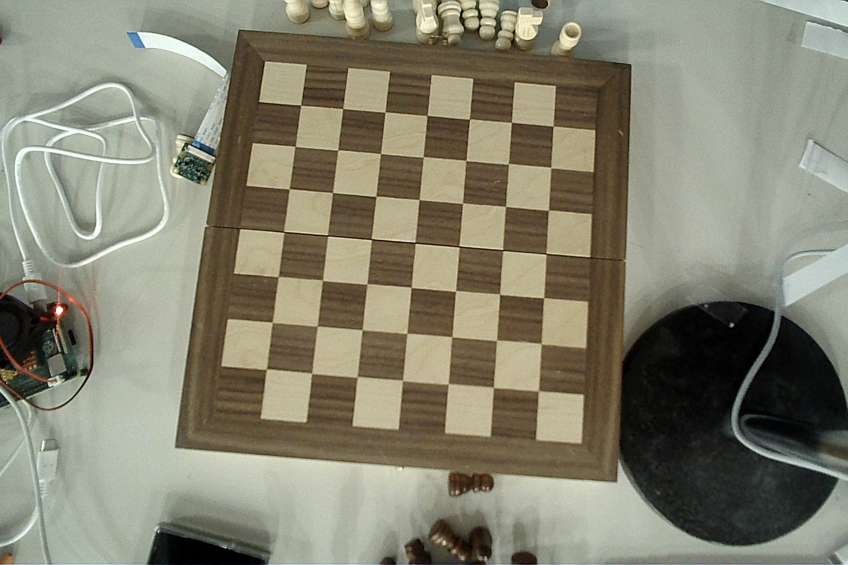
#> input picture empty_test.jpg, 2542 x 1694 px (shown at 1/3 size)
$ jupyter execute --allow-errors tileScan.ipynb
#> lines starting #> are read from the running program, lines starting #| are printed output that depends on the picture; after the words box and inside, x2 and y2 are one past the last pixel; in counts of white or black regions, pixels touching at a corner belong together
[cell 1]
import numpy as np
import cv2 as cv
import glob
import matplotlib.pyplot as plt
from PIL import Image
import math

[cell 2]
img = cv.imread("empty_test.jpg")
#> img is the input picture: shape (1694, 2542, 3); mean B, G, R 112.3, 130.4, 132.4
plt.imshow(img)
# (thresh, img) = cv2.threshold(img, 128, 255, cv2.THRESH_BINARY | cv2.THRESH_OTSU)
lwr = np.array([0, 0, 143])
upr = np.array([179, 61, 252])
hsv = cv.cvtColor(img, cv.COLOR_BGR2HSV)
#> hsv: shape (1694, 2542, 3); mean H, S, V 37.2, 55.7, 136.1
# msk = cv2.inRange(hsv, lwr, upr)
# plt.imshow(hsv)

[cell 3]
image = cv.imread('empty_test.jpg', cv.IMREAD_GRAYSCALE)
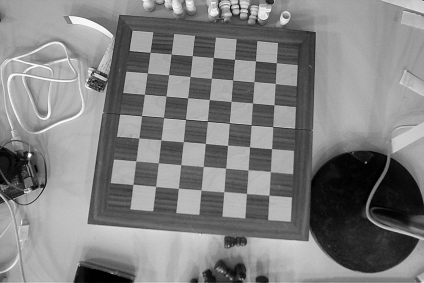
#> image: shape (1694, 2542) (shown at 1/6 size); min 0, max 255, mean 128.9
img = image.copy()
assert img is not None, "file could not be read, check with os.path.exists()"
img = cv.medianBlur(img,5)
#> img: shape (1694, 2542)

ret,th1 = cv.threshold(img,127,255,cv.THRESH_BINARY)
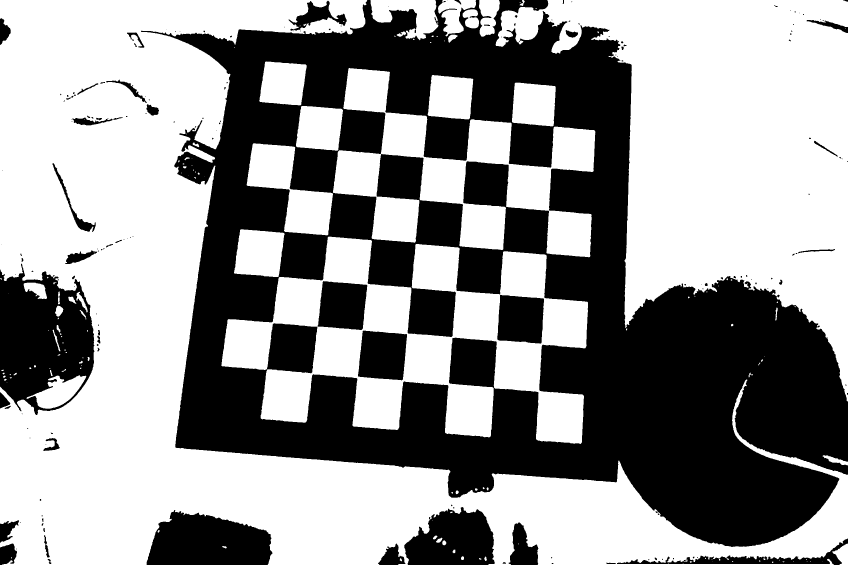
#> th1: shape (1694, 2542) (shown at 1/3 size); 58.9% white; 178 black regions (102 under 20 px), largest, box (x1, y1, x2, y2) and area: (423, 0, 2542, 1641) 1501208, (0, 791, 283, 1245) 84830, (440, 1530, 817, 1694) 47075
th2 = cv.adaptiveThreshold(img,255,cv.ADAPTIVE_THRESH_MEAN_C,\
 cv.THRESH_BINARY,11,2)
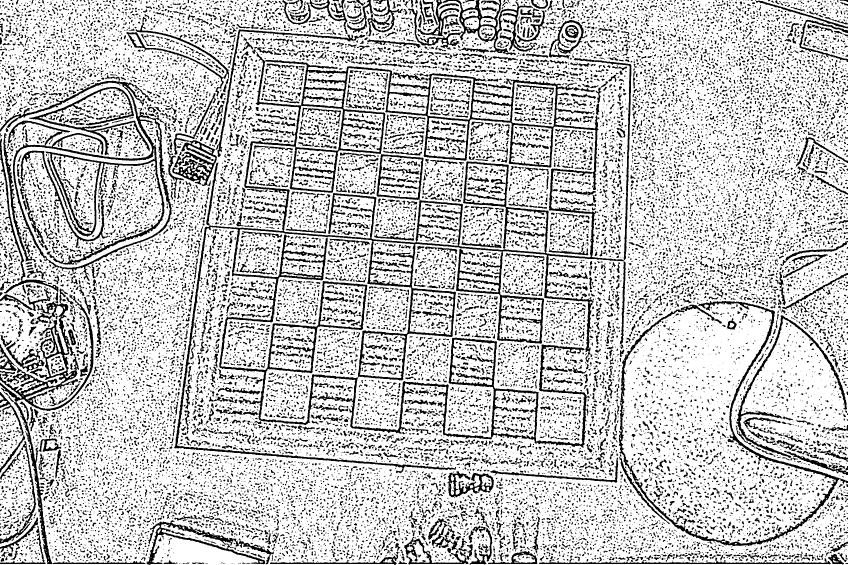
#> th2: shape (1694, 2542) (shown at 1/3 size); 77.6% white; 27040 black regions (17646 under 20 px), largest, box (x1, y1, x2, y2) and area: (522, 156, 1894, 1420) 146020, (0, 242, 520, 843) 29956, (0, 416, 280, 1693) 26935
th3 = cv.adaptiveThreshold(img,255,cv.ADAPTIVE_THRESH_GAUSSIAN_C,\
 cv.THRESH_BINARY,11,2)
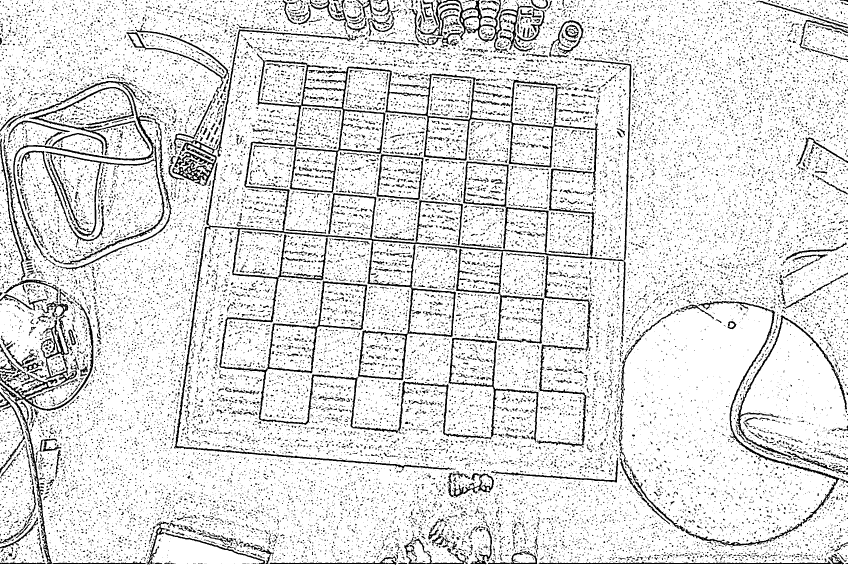
#> th3: shape (1694, 2542) (shown at 1/3 size); 86.9% white; 32949 black regions (29314 under 20 px), largest, box (x1, y1, x2, y2) and area: (522, 157, 1894, 1418) 98167, (0, 416, 280, 1692) 20871, (0, 243, 494, 797) 13510

titles = ['Original Image', 'Global Thresholding (v = 127)',
 'Adaptive Mean Thresholding', 'Adaptive Gaussian Thresholding']
images = [img, th1, th2, th3]

i=1
plt.imshow(th1,'gray')
plt.title("Global")
plt.xticks([]),plt.yticks([])
plt.show()
# plt.imshow(th1)

[cell 4]
krn = cv.getStructuringElement(cv.MORPH_RECT, (50, 30))
dlt = cv.dilate(th1, krn, iterations=5)
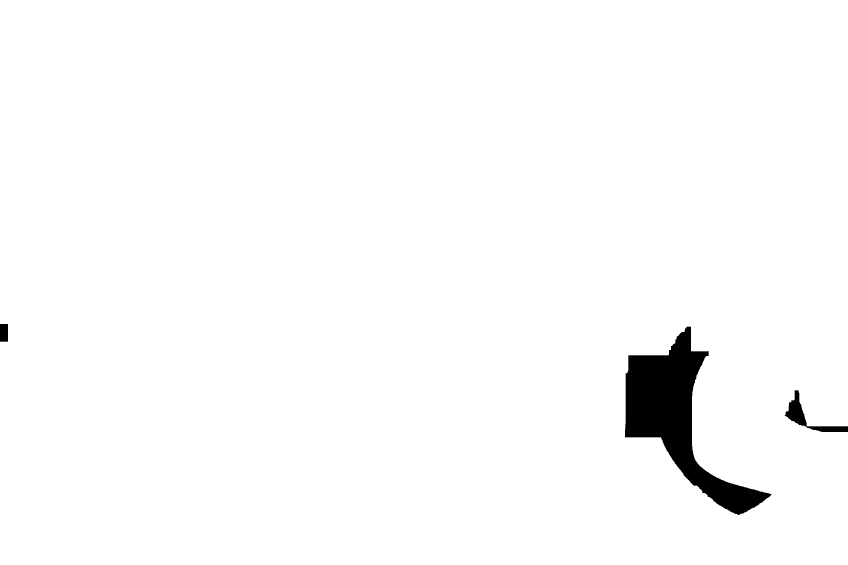
#> dlt: shape (1694, 2542) (shown at 1/3 size); 98% white; 3 black regions, box (x1, y1, x2, y2) and area: (1875, 980, 2315, 1545) 78431, (2354, 1171, 2542, 1296) 5262, (0, 972, 24, 1025) 1272
res = 255 - cv.bitwise_and(dlt, th1)
plt.imshow(res,'gray')
plt.title("Mask")
plt.xticks([]),plt.yticks([])
plt.show()

[cell 5]
temp = cv.imread('empty_test.jpg')
res = np.uint8(res)
ret, corners = cv.findChessboardCorners(res, (7, 7),
                                         flags=cv.CALIB_CB_ADAPTIVE_THRESH +
                                               cv.CALIB_CB_FAST_CHECK +
                                               cv.CALIB_CB_NORMALIZE_IMAGE)
#> ret = True; corners = 49 rows, first 8: [903, 316.5], [1029, 327], [1155.5, 337], [1282, 347.5], [1409, 358], [1535, 367.5], [1660.5, 379], [887.4, 437.7]
print(ret)
#| True
if ret:
#     print(corners)
    # fnl = cv.drawChessboardCorners(img, (7, 7), corners, ret)
    for corner in corners:
        coord = (int(corner[0][0]), int(corner[0][1]))
        cv.circle(temp, center=coord,radius=5,color=(255,0,0),thickness=5)
#> this loop made 49 passes
#> (corner, coord) on passes 1, 3, 4, 6, 7, 8, 9, 10: ([[903, 316.5]], (903, 316)), ([[1155.5, 337]], (1155, 337)), ([[1282, 347.5]], (1282, 347)), ([[1535, 367.5]], (1535, 367)), ([[1660.5, 379]], (1660, 379)), ([[887.4, 437.7]], (887, 437)), ([[1014.5, 451]], (1014, 451)), ([[1142.5, 461.5]], (1142, 461))
# else:
#     print("No Checkerboard Found")

plt.figure(figsize=(10,10))
plt.subplot(121)
plt.imshow(temp)
plt.show()

[cell 6]
# Buggy
sorted_points=[]

top = -1
pos = -1
for index, point in enumerate(corners):
    x,y = point[0]
    if(x**2+y**2>top):
        top = x**2+y**2
        pos = index
#> this loop made 49 passes
#> (x, y, top) on passes 1, 2, 3, 4, 5, 6, 7, 14: (903, 316.5, 915581.2), (1029, 327, 1165770), (1155.5, 337, 1448749.2), (1282, 347.5, 1764280.2), (1409, 358, 2113445), (1535, 367.5, 2491281.2), (1660.5, 379, 2900901.2), (1653, 504, 2986425)
#> after the loop, pos = 48; top = 3991348.2
poi = corners[pos]
#> poi = [[1616.5, 1174]]
#Find all pois
pois = []
corners_copy = np.ndarray.tolist(corners).copy()
#> corners_copy = 49 items
for index, point in enumerate(corners_copy):
    corners_copy[index] = (index,point[0][0],abs(point[0][1] - poi[0][1]))
#> this loop made 49 passes
#> after the loop, corners_copy = 49 items, first 6: (0, 903, 857.5), (1, 1029, 847), (2, 1155.5, 837), (3, 1282, 826.5), (4, 1409, 816), (5, 1535, 806.5)
corners_copy.sort(key = lambda a:(a[2],a[1]))

for i in range(7):
    pois.append(np.ndarray.tolist(corners[corners_copy[i][0]][0]))
#> after the loop, pois = [[1616.5, 1174], [1481, 1163], [1346, 1152.5], [1209, 1142], [1072.5, 1131.5], [936.5, 1121], [800.3, 1107.4]]
pois.sort(reverse=True)


for poi in pois:
    col = []
    corners_copy = np.ndarray.tolist(corners).copy()
    for index, point in enumerate(corners_copy):
        corners_copy[index] = (index,abs(point[0][0] - poi[0]),point[0][1])
    corners_copy.sort(key = lambda a:(a[1],a[2]))

    for i in range(0, 7):
        col.append(np.ndarray.tolist(corners[corners_copy[i][0]][0]))
    col.sort(key = lambda a:(a[1],a[0]),reverse=True)

    sorted_points.extend(col)
#> this loop made 7 passes
#> after the loop, sorted_points = 49 pairs, first value 800.3 to 1660.5, second value 316.5 to 1174

len(sorted_points)
#> Out = 49

[cell 7]
sorted_points=[]

#Find point furthest from origin
top = -1
pos = -1
for index, point in enumerate(corners):
    x,y = point[0]
    if(x**2+y**2>top):
        top = x**2+y**2
        pos = index
#> after the loop, pos = 48; top = 3991348.2
furthest = corners[pos]
#> furthest = [[1616.5, 1174]]

corners = corners.squeeze()
#> corners has the same summary as sorted_points
#Update coordinate system
corners = furthest - corners
#> corners = 49 pairs, first value -44 to 816.2, second value 0 to 857.5

#Sort by x
temp = np.array(sorted(corners, key=lambda tup: tup[0]))
#> temp has the same summary as corners

for col in range(7):
    s = temp[col*7:col*7+7]
    sorted_points.extend(sorted(s, key=lambda tup: tup[1]))
#> after the loop, sorted_points has the same summary as corners
sorted_points = np.array(sorted_points)

#Revert coordinate system
sorted_points = furthest - sorted_points
sorted_points
#> Out has the same summary as sorted_points

[cell 8]
test = cv.cvtColor(image.copy(), cv.COLOR_BGR2RGB)
i = 0
for corner in sorted_points:
        coord = (int(corner[0]), int(corner[1]))
        cv.circle(test, center=coord,radius=5,color=(255,0,0),thickness=5)
        i+=1
        if i>49: break
#> this loop made 49 passes
#> (corner, coord) on passes 1, 3, 5, 7, 9, 10, 11, 12: ([1616.5, 1174], (1616, 1174)), ([1631.5, 895.9], (1631, 895)), ([1646.5, 631.5], (1646, 631)), ([1660.5, 379], (1660, 379)), ([1490.5, 1022], (1490, 1022)), ([1499.5, 883.1], (1499, 883)), ([1509.5, 751], (1509, 751)), ([1515.7, 621.1], (1515, 621))
#> after the loop, i = 49
plt.imshow(test)

[cell 9]
sorted_points = sorted_points.tolist()
newPoints=[]
sorted_points_copy = []
for col in range(7):
    coloumn = sorted_points[col*7:(col+1)*7]

    p1 = coloumn[0]
    p2 = coloumn[1]

    p3 = coloumn[-1]
    p4 = coloumn[-2]

    distances = (p1[0]-p2[0], abs(p1[1]- p2[1]))
    new_p1 = [p1[0]+distances[0], p1[1]+distances[1]]

    newPoints.append([new_p1])
    coloumn.insert(0, new_p1)

    distances = (p3[0]-p4[0], abs(p3[1]- p4[1]))
    new_p1 = [p3[0]+distances[0], p3[1]-distances[1]]

    newPoints.append([new_p1])
    coloumn.append( new_p1)


    sorted_points_copy.extend(coloumn)
#> this loop made 7 passes
#> (p1, p2, p3, p4) on passes 1 to 4: ([1616.5, 1174], [1625, 1032], [1660.5, 379], [1653, 504]), ([1481, 1163], [1490.5, 1022], [1535, 367.5], [1524.6, 493.7]), ([1346, 1152.5], [1357, 1011.5], [1409, 358], [1399, 482.5]), ([1209, 1142], [1219.8, 1002], [1282, 347.5], [1270.5, 471.5])
#> after the loop, newPoints = [[[1608, 1316]], [[1668, 254]], [[1471.5, 1304]], [[1545.4, 241.3]], [[1335, 1293.5]], [[1419, 233.5]], [[1198.2, 1282]], [[1293.5, 223.5]], [[1056.9, 1270.9]], [[1168.5, 212.5]], [[921, 1262.5]], [[1043.5, 203]], [[782.7, 1246.7]], [[918.6, 195.3]]]; sorted_points_copy = 63 pairs, first value 782.7 to 1668, second value 195.3 to 1316

sorted_points = sorted_points_copy.copy()
#> sorted_points has the same summary as sorted_points_copy

test = cv.cvtColor(image.copy(), cv.COLOR_BGR2RGB)
for corner in sorted_points:
    coord = (int(corner[0]), int(corner[1]))
    cv.circle(test, center=coord,radius=5,color=(0,255,0),thickness=5)
#> this loop made 63 passes


plt.imshow(test)

[cell 10]
#Doing the extra rows
newPoints=[]
coloumn1 = sorted_points[0:9]
#> coloumn1 = [[1608, 1316], [1616.5, 1174], [1625, 1032], [1631.5, 895.9], [1639, 762], [1646.5, 631.5], [1653, 504], [1660.5, 379], [1668, 254]]
coloumn2 = sorted_points[9:18]
#> coloumn2 = [[1471.5, 1304], [1481, 1163], [1490.5, 1022], [1499.5, 883.1], [1509.5, 751], [1515.7, 621.1], [1524.6, 493.7], [1535, 367.5], [1545.4, 241.3]]

coloumn3 = sorted_points[45:54]
#> coloumn3 = [[921, 1262.5], [936.5, 1121], [952, 979.5], [968.5, 841.5], [983.5, 707.5], [997.7, 579.3], [1014.5, 451], [1029, 327], [1043.5, 203]]
coloumn4 = sorted_points[54:63]
#> coloumn4 = [[782.7, 1246.7], [800.3, 1107.4], [818, 968], [836.3, 831.3], [852, 696], [867.4, 568.6], [887.4, 437.7], [903, 316.5], [918.6, 195.3]]

coloumn_first=[]
coloumn_last=[]

for i in range(9):
    p1 = coloumn1[i]
    p2 = coloumn2[i]

    p3 = coloumn3[i]
    p4 = coloumn4[i]

    distances = (abs(p1[0]-p2[0]), p1[1]- p2[1])
    new_p1 = [p1[0]+distances[0], p1[1]+distances[1]]

    newPoints.append(new_p1)
    coloumn_first.append(new_p1)


    distances = (abs(p3[0]-p4[0]), p4[1]- p3[1])
    new_p1 = [p4[0]-distances[0], p4[1]+distances[1]]

    newPoints.append(new_p1)
    coloumn_last.append(new_p1)
#> this loop made 9 passes
#> (p1, p2, p3, p4) on passes 1 to 4: ([1608, 1316], [1471.5, 1304], [921, 1262.5], [782.7, 1246.7]), ([1616.5, 1174], [1481, 1163], [936.5, 1121], [800.3, 1107.4]), ([1625, 1032], [1490.5, 1022], [952, 979.5], [818, 968]), ([1631.5, 895.9], [1499.5, 883.1], [968.5, 841.5], [836.3, 831.3])
#> after the loop, coloumn_first = [[1744.5, 1328], [1752, 1185], [1759.5, 1042], [1763.4, 908.7], [1768.5, 773], [1777.3, 641.9], [1781.4, 514.3], [1786, 390.5], [1790.6, 266.7]]; coloumn_last = [[644.4, 1231], [664.2, 1093.7], [684, 956.5], [704.1, 821.1], [720.5, 684.5], [737.1, 557.9], [760.3, 424.5], [777, 306], [793.7, 187.5]]; newPoints = 18 items, first 6: [1744.5, 1328], [644.4, 1231], [1752, 1185], [664.2, 1093.7], [1759.5, 1042], [684, 956.5]


coloumn_first.extend(sorted_points)
coloumn_first.extend(coloumn_last)


sorted_points = coloumn_first.copy()
#> sorted_points = 81 pairs, first value 644.4 to 1790.6, second value 187.5 to 1328

test = cv.cvtColor(image.copy(), cv.COLOR_BGR2RGB)
for corner in sorted_points:
    coord = (int(corner[0]), int(corner[1]))
    cv.circle(test, center=coord,radius=5,color=(255,0,255),thickness=5)
#> this loop made 81 passes
#> (corner, coord) on passes 1, 3, 4, 5, 6, 7, 8, 9: ([1744.5, 1328], (1744, 1328)), ([1759.5, 1042], (1759, 1042)), ([1763.4, 908.7], (1763, 908)), ([1768.5, 773], (1768, 773)), ([1777.3, 641.9], (1777, 641)), ([1781.4, 514.3], (1781, 514)), ([1786, 390.5], (1786, 390)), ([1790.6, 266.7], (1790, 266))


plt.imshow(test)

[cell 11]
#Make dictionary
boxes={}
c = ord('A') - 1
for col in range(8):
    c+=1
    for row in range(8):
        boxes[chr(c)+str(row+1)] = (sorted_points[col*9+1 + 9 + row], sorted_points[col*9+1+row],sorted_points[col*9+9+row], sorted_points[col*9+row])
#> after the loop, boxes = 64 items; c = 72
#| None
boxes

[cell 12]
# test = cv.cvtColor(img.copy(), cv.COLOR_BGR2RGB)
# corner = corners
# boxes = {
#     "1,1": (corner[0],corner[1],corner[7],corner[8]),
#     "1,2":(corner[1],corner[2],corner[8],corner[9]),
#     "1,3":(corner[2],corner[3],corner[9],corner[10]),
#     "1,4":(corner[3],corner[4],corner[10],corner[11]),
#     "1,5":(corner[4],corner[5],corner[11],corner[12]),
#     "1,6":(corner[5],corner[6],corner[12],corner[13]),
#     "2,1":(corner[7],corner[8],corner[14],corner[15]),
#     "2,2":(corner[8],corner[9],corner[15],corner[16]),
#     "2,3":(corner[9],corner[10],corner[16],corner[17]),
#     "2,4":(corner[10],corner[11],corner[17],corner[18]),
#     "2,5":(corner[11],corner[12],corner[18],corner[19]),
#     "2,6":(corner[12],corner[13],corner[19],corner[20]),
#     "3,1":(corner[14],corner[15],corner[21],corner[22]),
#     "3,2":(corner[15],corner[16],corner[22],corner[23]),
#     "3,3":(corner[16],corner[17],corner[23],corner[24]),
#     "3,4":(corner[17],corner[18],corner[24],corner[25]),
#     "3,5":(corner[18],corner[19],corner[25],corner[26]),
#     "3,6":(corner[19],corner[20],corner[26],corner[27]),
#     "4,1":(corner[21],corner[22],corner[28],corner[29]),
#     "4,2":(corner[22],corner[23],corner[29],corner[30]),
#     "4,3":(corner[23],corner[24],corner[30],corner[31]),
#     "4,4":(corner[24],corner[25],corner[31],corner[32]),
#     "4,5":(corner[25],corner[26],corner[32],corner[33]),
#     "4,6":(corner[26],corner[27],corner[33],corner[34]),
#     "5,1":(corner[28],corner[29],corner[35],corner[36]),
#     "5,2":(corner[29],corner[30],corner[36],corner[37]),
#     "5,3":(corner[30],corner[31],corner[37],corner[38]),
#     "5,4":(corner[32],corner[32],corner[38],corner[39]),
#     "5,5":(corner[33],corner[33],corner[39],corner[40]),
#     "5,6":(corner[33],corner[34],corner[40],corner[41]),
#     "6,1":(corner[35],corner[36],corner[42],corner[43]),
#     "6,2":(corner[36],corner[37],corner[43],corner[44]),
#     "6,3":(corner[37],corner[38],corner[44],corner[45]),
#     "6,4":(corner[38],corner[39],corner[45],corner[46]),
#     "6,5":(corner[39],corner[40],corner[46],corner[47]),
#     "6,6":(corner[40],corner[41],corner[47],corner[48]),
# }
# plt.imshow(test)
# print(boxes)

[cell 13]
def tileSum(bound, img):
    coords=[]
    for i in bound:
        coord = (int(i[0]),int(i[1]))
        coords.append(coord)
        cv.circle(img, center=coord,radius=5,color=(255,0,0),thickness=5)

    # print(coords[0][0], coords[3][0] , coords[0][1], coords[3][1])
    bound1 = min(coords[0][0],coords[3][0])
    bound2 = max(coords[0][0],coords[3][0])
    bound3 = min(coords[0][1],coords[3][1])
    bound4 = max(coords[0][1],coords[3][1])
    tile = img[bound3:bound4, bound1:bound2 ]

    return tile.sum()
test = cv.imread("../testBoardImages/empty2.jpg")
#> (the rest of this cell did not finish here and is left out)

[cell 14]
def findTop2(boxes,img):
    values=[]
    for box in boxes:
        sum = tileSum(boxes[box],img)
        values.append((sum, box))
#> this loop made 1 pass
#> (box, bound1 in tileSum, bound2 in tileSum, bound3 in tileSum, bound4 in tileSum) on pass 1: ('A1', 1616, 1744, 1174, 1328)
#> after the loop, values = []
    values.sort(reverse=True)
    print(values)
    return values[0:2]

# findTop2(boxes, test)

[cell 15]
move1 = cv.imread("../testBoardImages/move1.jpg",cv.IMREAD_GRAYSCALE)
move2 = cv.imread("../testBoardImages/move2.jpg", cv.IMREAD_GRAYSCALE)

#> (the rest of this cell did not finish here and is left out)

[cell 16]
newImg = cv.absdiff(move1,move2)
print(newImg)
#> (the rest of this cell did not finish here and is left out)
